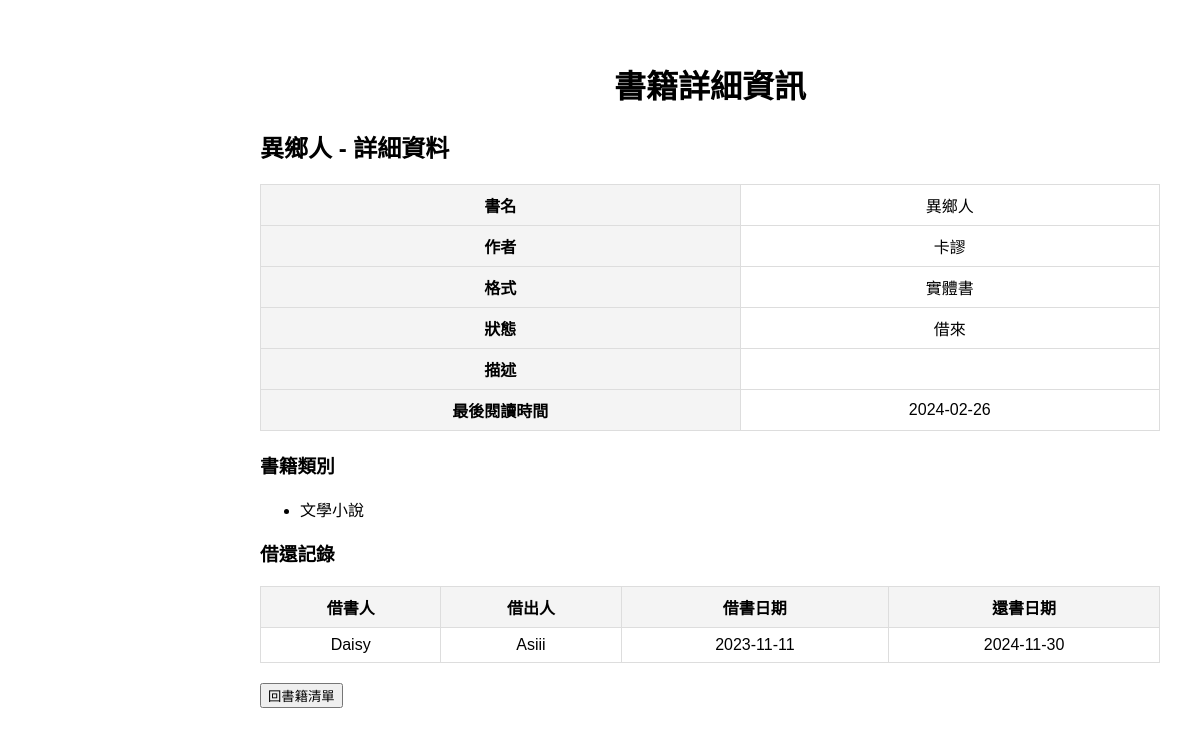
Screenshot of /book_details.php?id=5 with the database file from the repository.
### tables this page shows
create table Books(
book_id INT AUTO_INCREMENT PRIMARY KEY,       
book_name VARCHAR(255) NOT NULL,              
author VARCHAR(255),                          
format ENUM('電子書', '實體書') NOT NULL,     
status ENUM('自購','借來','借出'),            
description TEXT,                             
last_read_time DATE                           
);

CREATE TABLE Categories (
    category_id INT AUTO_INCREMENT PRIMARY KEY,  
    name VARCHAR(50) NOT NULL UNIQUE             
);

CREATE TABLE Loans (
    loan_id INT AUTO_INCREMENT PRIMARY KEY,   
    book_id INT NOT NULL,                     
    borrower_id INT NOT NULL,                 
    lender_id INT NOT NULL,                   
    borrow_date DATE NOT NULL,                
    due_date DATE NOT NULL,                   
    FOREIGN KEY (book_id) REFERENCES Books(book_id) ON DELETE CASCADE,
    FOREIGN KEY (borrower_id) REFERENCES Users(user_id) ON DELETE CASCADE,
    FOREIGN KEY (lender_id) REFERENCES Users(user_id) ON DELETE CASCADE
);

create table Users (
    user_id INT AUTO_INCREMENT PRIMARY KEY,   
    name VARCHAR(100) NOT NULL,               
    email VARCHAR(100) UNIQUE,                
    phone CHAR(10)                            
);

### book_details.php (the view, shortened to what this page needs)
<?php
include 'db.php';
$book_id = isset($_GET['id']) ? (int)$_GET['id'] : 0;
$book_details_sql = "
    SELECT * FROM Books WHERE book_id = $book_id
";
$book_details_result = $conn->query($book_details_sql);
$book = $book_details_result->fetch_assoc();
$loans_sql = "
    SELECT
        Borrower.name AS borrower_name,
        Lender.name AS lender_name,
        borrow_date,
        due_date
    FROM Loans
    INNER JOIN Users AS Borrower ON Loans.borrower_id = Borrower.user_id
    INNER JOIN Users AS Lender ON Loans.lender_id = Lender.user_id
    WHERE Loans.book_id = $book_id
";
$loans_result = $conn->query($loans_sql);
$categories_sql = "
    SELECT Categories.name
    FROM Book_Categories
    INNER JOIN Categories ON Book_Categories.category_id = Categories.category_id
    WHERE Book_Categories.book_id = $book_id
";
$categories_result = $conn->query($categories_sql);
?>
<!DOCTYPE html>
<html lang="zh-TW">
<head>
    <link rel="stylesheet" href="assets/styles.css">
</head>
<body>
<div class="content">
    <h1>書籍詳細資訊</h1>
    <?php if ($book) { ?>
        <h2><?php echo $book['book_name']; ?> - 詳細資料</h2>
        <table class="details-table">
            <tr>
                <th>書名</th>
                <td><?php echo $book['book_name']; ?></td>
            </tr>
            <tr>
                <th>作者</th>
                <td><?php echo $book['author']; ?></td>
            </tr>
            <tr>
                <th>格式</th>
                <td><?php echo $book['format']; ?></td>
            </tr>
            <tr>
                <th>狀態</th>
                <td><?php echo $book['status']; ?></td>
            </tr>
            <tr>
                <th>描述</th>
                <td><?php echo nl2br($book['description']); ?></td>
            </tr>
            <tr>
                <th>最後閱讀時間</th>
                <td><?php echo $book['last_read_time']; ?></td>
            </tr>
        </table>
        <h3>書籍類別</h3>
        <ul>
            <?php while ($category = $categories_result->fetch_assoc()) { ?>
                <li><?php echo $category['name']; ?></li>
            <?php } ?>
        </ul>
        <h3>借還記錄</h3>
        <table class="details-table">
            <tr>
                <th>借書人</th>
                <th>借出人</th>
                <th>借書日期</th>
                <th>還書日期</th>
            </tr>
            <?php
            if ($loans_result->num_rows > 0) {
                while ($loan = $loans_result->fetch_assoc()) {
                    echo "<tr>";
                    echo "<td>" . $loan['borrower_name'] . "</td>";
                    echo "<td>" . $loan['lender_name'] . "</td>";
                    echo "<td>" . $loan['borrow_date'] . "</td>";
                    echo "<td>" . $loan['due_date'] . "</td>";
                    echo "</tr>";
                }
            } else {
                echo "<tr><td colspan='4'>目前沒有借還記錄</td></tr>";
            }
            ?>
        </table>
    <?php } else { ?>
        <p>找不到該書籍的資料。</p>
    <?php } ?>
    <a href="index.php"><button>回書籍清單</button></a>
</div>
</body>
</html>

### assets/styles.css (style rules this page uses)
body { font-family: Arial, sans-serif; margin: 20px; }
h1 { text-align: center; }
table { width: 100%; border-collapse: collapse; margin: 20px 0; }
th, td { border: 1px solid black; padding: 8px; text-align: center; }

### book_details.php (style rules this page uses)
.content { margin-left: 220px; padding: 20px; }
.details-table { width: 100%; border-collapse: collapse; }
.details-table th, .details-table td { border: 1px solid #ddd; padding: 8px; }
.details-table th { background-color: #f4f4f4; }

### rows the page displays
books: book_name "異鄉人", author "卡謬", format "實體書", status "借來", last_read_time "2024-02-26"
categories: name "文學小說"
loans: borrower.name "Daisy", lender.name "Asiii", borrow_date "2023-11-11", due_date "2024-11-30"
